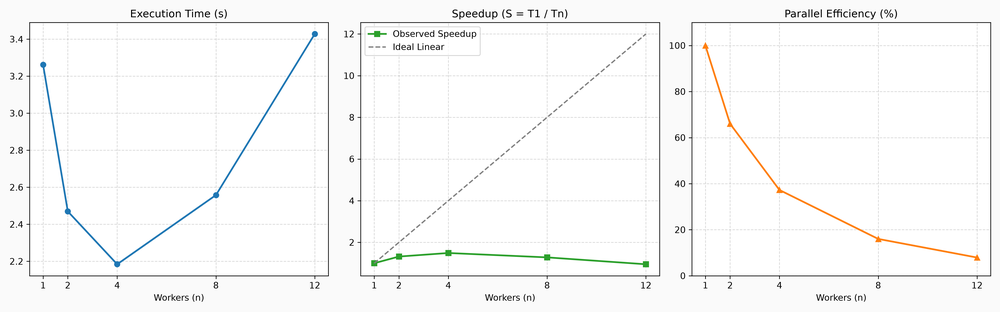
#> input picture benchmark_speedup.png, 1000 x 312 px, shrunk from 4800 x 1500 before the run
$ python -i preprocessing.py   (imports and definitions only)
#> lines starting #> are read from the running program, lines starting #| are printed output that depends on the picture
"""
Image preprocessing for OCR.
Applies grayscale conversion, denoising, contrast enhancement, and Otsu binarization.
"""

from PIL import Image, ImageEnhance, ImageFilter
import numpy as np


def otsu_threshold(gray_arr: np.ndarray) -> int:
    """Computes optimal binarization threshold using vectorized Otsu's method."""
    hist = np.bincount(gray_arr.ravel(), minlength=256)
    total = gray_arr.size
    sum_total = np.dot(np.arange(256), hist)

    weight_bg = np.cumsum(hist)
    weight_fg = total - weight_bg
    sum_bg = np.cumsum(np.arange(256) * hist)

    # Filter out empty background or foreground to avoid divide-by-zero
    valid = (weight_bg > 0) & (weight_fg > 0)
    if not np.any(valid):
        return 128

    mean_bg = sum_bg[valid] / weight_bg[valid]
    mean_fg = (sum_total - sum_bg[valid]) / weight_fg[valid]

    # Maximize between-class variance
    var_between = weight_bg[valid] * weight_fg[valid] * ((mean_bg - mean_fg) ** 2)
    thresholds = np.arange(256)[valid]

    return int(thresholds[np.argmax(var_between)])


def preprocess_image(image_path: str, binarize: bool = True) -> Image.Image:
    """Preprocesses image to maximize OCR text recognition accuracy."""
#> called with image_path = '../benchmark_speedup.png', binarize = True
    with Image.open(image_path) as img:
        # Convert RGBA/palette to RGB, then to Grayscale
#> img is the input picture: PIL image 1000x312 RGBA; mean R, G, B, A 248, 248.2, 247.9, 255
        gray = img.convert("RGB").convert("L")

    # Denoise with 3x3 median filter
    denoised = gray.filter(ImageFilter.MedianFilter(size=3))
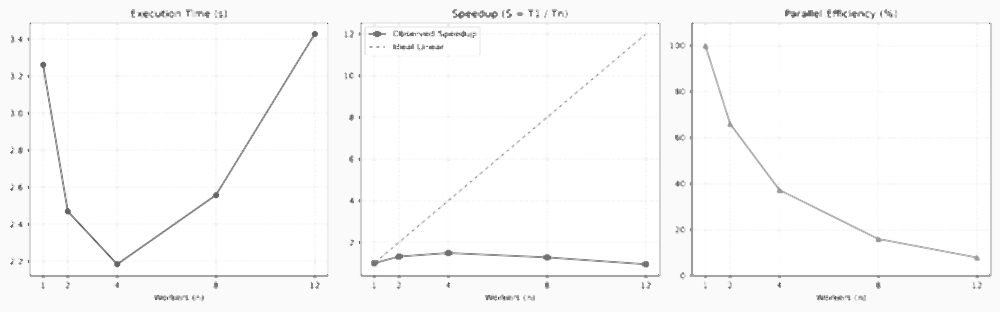
#> denoised: PIL image 1000x312 L; min 73, max 255, mean 250.2

    # Enhance contrast
    enhanced = ImageEnhance.Contrast(denoised).enhance(1.5)
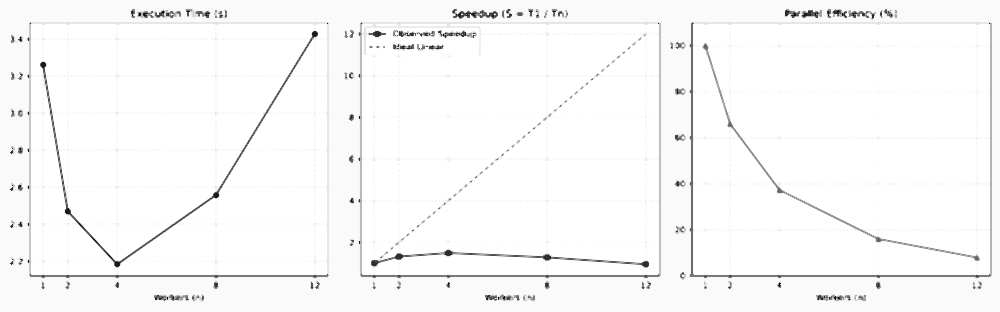
#> enhanced: PIL image 1000x312 L; min 0, max 255, mean 248.7

    if not binarize:
        return enhanced

    # Fast Otsu binarization
    arr = np.array(enhanced, dtype=np.uint8)
    thresh = otsu_threshold(arr)
#> in otsu_threshold, `hist = np.bincount(gray_arr.ravel(), minlength=256)`: hist = 256 values, max 197697 at index 255, min 0 at index 2, mean 1218.8
#> in otsu_threshold, `sum_total = np.dot(np.arange(256), hist)`: sum_total = 77586906
#> in otsu_threshold, `weight_bg = np.cumsum(hist)`: weight_bg = 256 values from 14 to 312000
#> in otsu_threshold, `weight_fg = total - weight_bg`: weight_fg = 256 values, max 311986 at index 0, min 0 at index 255, mean 303073.9
#> in otsu_threshold, `sum_bg = np.cumsum(np.arange(256) * hist)`: sum_bg = 256 values from 0 to 77586906
#> in otsu_threshold, `mean_bg = sum_bg[valid] / weight_bg[valid]`: mean_bg = 255 values from 0 to 237.7
#> in otsu_threshold, `mean_fg = (sum_total - sum_bg[valid]) / weight_fg[valid]`: mean_fg = 255 values from 248.7 to 255
#> in otsu_threshold, `var_between = weight_bg[valid] * weight_fg[valid] * ((mean_bg - mean_f..`: var_between = 255 values, max 4.86e+13 at index 187, min 2.7e+11 at index 0, mean 2.95e+13
#> in otsu_threshold, `thresholds = np.arange(256)[valid]`: thresholds = 255 values from 0 to 254
#> thresh = 187
    bin_arr = np.where(arr > thresh, 255, 0).astype(np.uint8)
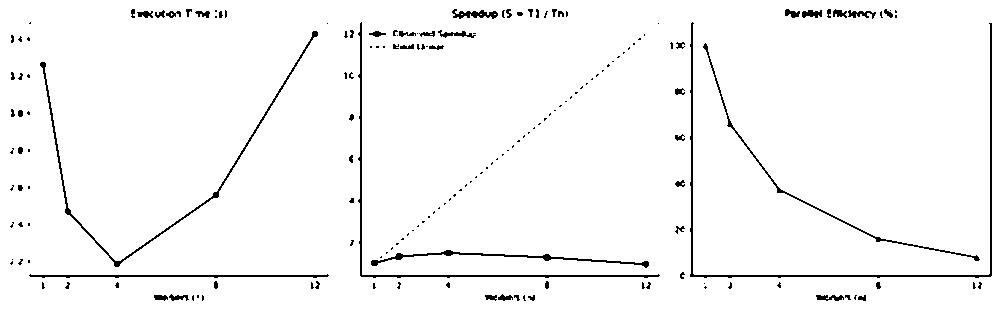
#> bin_arr: shape (312, 1000); 96.9% white; black in thin lines or dots

    return Image.fromarray(bin_arr)

>>> result = preprocess_image('../benchmark_speedup.png')
